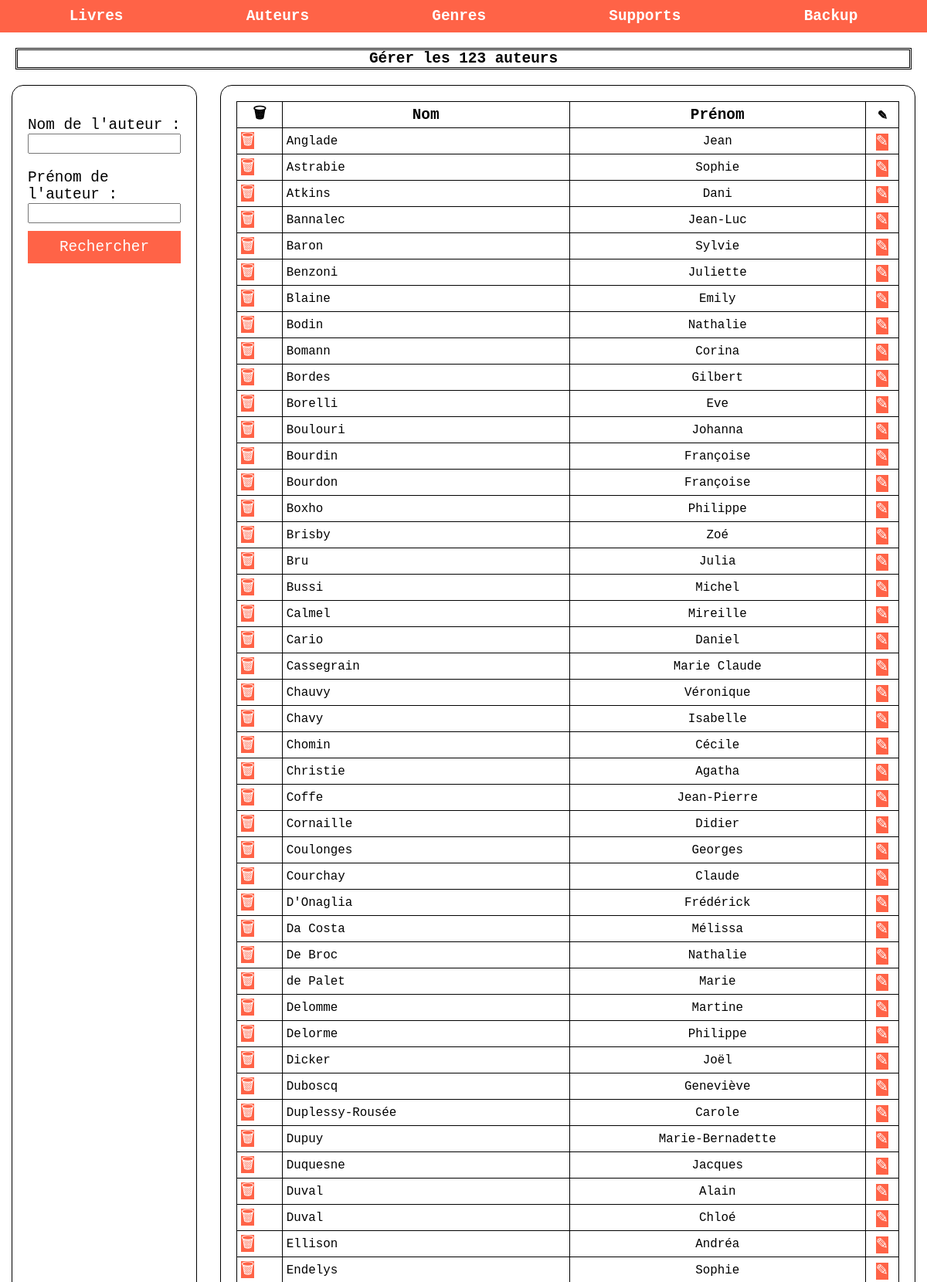
Page /?section=auteur&action=voir (upper part) on the committed database.
### tables this page shows
CREATE TABLE `auteur` (
  `auteur_id` int(11) NOT NULL,
  `nom` varchar(80) NOT NULL,
  `prenom` varchar(80) NOT NULL
);

### controllers/auteur/voir.php (called while the page is built, shortened)
<?php
$countAuteurs = 0;
$db = connexion();
if(isset($_POST["nom"], $_POST["prenom"])){
    $nom = "%".trim($_POST["nom"])."%";
    $prenom = "%".trim($_POST["prenom"])."%";
    $db = connexion();
    if(strlen($nom) > 0 && strlen($prenom)> 0){
        $requete= "select auteur_id, nom, prenom from auteur  where nom LIKE :nom AND prenom LIKE :prenom";
        $stmt = $db->prepare($requete);
        $stmt->execute(
            array(
            ':nom' => $nom,
            ':prenom' => $prenom
            )
        );
    }
    else {
        if(strlen($nom) == 0){
            $requete= "select auteur_id, nom, prenom from auteur  where prenom LIKE :prenom";
            $stmt = $db->prepare($requete);
            $stmt->execute(
                array(
                ':prenom' => $prenom
                )
            );
        }
        else {
            $requete= "select auteur_id, nom, prenom from auteur  where nom LIKE :nom";
            $stmt = $db->prepare($requete);
            $stmt->execute(
                array(
                ':nom' => $nom
                )
            );
        }
    }
    $auteurs = $stmt->fetchAll();
    $countAuteurs = count($auteurs);
}
else {
    $requete= "select auteur_id,nom, prenom from auteur";
    $stmt = $db->prepare($requete);
    $stmt->execute(
        array(
        )
    );
    $auteurs = $stmt->fetchAll();
    $countAuteurs = count($auteurs);
}
include("views/auteur/voir.php");
?>

### index.php (called while the page is built, shortened)
<?php
    include("views/html/header.php");
    include("views/html/menu.php");
    include("controllers/router.php");
    include("views/html/footer.php");
?>

### views/auteur/voir.php (the view, shortened to what this page needs)
<h2>Gérer les <?= $countAuteurs; ?> auteurs</h2>
<div class="flex row sa">
    <div id="gauche">
        <form action="#" method="post">
            <div class="flex col">
                <div class="flex col">
                    <label for="nom">Nom de l'auteur : </label>
                    <input type="text" name="nom" id="nom">
                </div>
                <div class="flex col">
                    <label for="prenom">Prénom de l'auteur : </label>
                    <input type="text" name="prenom" id="prenom">
                </div>
                <input type="submit" value="Rechercher" id="btn_search">
            </div>
        </form>
    </div>
    <div id="droite">
        <table>
            <thead>
            <tr>
                <th>🗑</th>
                <th>Nom</th>
                <th>Prénom</th>
                <th>✎</th>
            </tr>
            </thead>
            <tbody>
            <?php
            if(count($auteurs) > 0){
                foreach($auteurs as $auteur){
                    echo "<tr>";
                    echo "<td><a class='btn' href='?section=auteur&action=supprimer&id=".$auteur["auteur_id"]."'>🗑</a>";
                    echo "<td>" . $auteur["nom"] . "</td>";
                    echo "<td>" . $auteur["prenom"] . "</td>";
                    echo "<td><a class='btn' href='?section=auteur&action=modifier&id=".$auteur["auteur_id"]."'>✎</a>";
                    echo "</tr>";
                }
            }
            else {
                if(strlen($message) == 0){
                    $message = "Il n'y a pas de auteurs";
                }
            }
            ?>
             </tbody>
        </table>
    </div>
    </div>

### public/css/style.css (style rules this page uses)
* { margin:0; padding:0; box-sizing: border-box; font-family: monospace; font-size: 1.1rem }
table, td, th { border: 1px solid black; }
td { font-size: 0.9rem; }
td, th { text-align: center; }
td:nth-of-type(2), td:first-of-type { text-align: left; padding-left: 5px; }
table { border-collapse: collapse; width: 100%; }
.flex { display: flex; }
.row { flex-direction: row; }
.col { flex-direction: column; }
.sa { justify-content: space-around; }
#gauche, #droite { border: 1px solid black; border-radius: 15px; padding: 20px; }
#gauche { width: 20%; }
#droite { width: 75%; }
h1,h2 { text-align: center; margin: 20px; border : 3px black double; }
form div { margin : 10px 0; }
form input[type=submit], input[type=button] { width: 100%; background-color: tomato; border:none; padding : 10px; color : white; }
.btn { width: 100%; background-color: tomato; border:none; text-decoration: none; color : white; }

### rows in the picture
auteur: nom "Anglade", prenom "Jean"
auteur: nom "Astrabie", prenom "Sophie"
auteur: nom "Atkins", prenom "Dani"
auteur: nom "Bannalec", prenom "Jean-Luc"
auteur: nom "Baron", prenom "Sylvie"
auteur: nom "Benzoni", prenom "Juliette"
auteur: nom "Blaine", prenom "Emily"
auteur: nom "Bodin", prenom "Nathalie"
auteur: nom "Bomann", prenom "Corina"
auteur: nom "Bordes", prenom "Gilbert"
auteur: nom "Borelli", prenom "Eve"
auteur: nom "Boulouri", prenom "Johanna"
auteur: nom "Bourdin", prenom "Françoise"
auteur: nom "Bourdon", prenom "Françoise"
auteur: nom "Boxho", prenom "Philippe"
auteur: nom "Brisby", prenom "Zoé"
auteur: nom "Bru", prenom "Julia"
auteur: nom "Bussi", prenom "Michel"
auteur: nom "Calmel", prenom "Mireille"
auteur: nom "Cario", prenom "Daniel"
auteur: nom "Cassegrain", prenom "Marie Claude"
auteur: nom "Chauvy", prenom "Véronique"
auteur: nom "Chavy", prenom "Isabelle"
auteur: nom "Chomin", prenom "Cécile"
auteur: nom "Christie", prenom "Agatha"
auteur: nom "Coffe", prenom "Jean-Pierre"
auteur: nom "Cornaille", prenom "Didier"
auteur: nom "Coulonges", prenom "Georges"
auteur: nom "Courchay", prenom "Claude"
auteur: nom "D'Onaglia", prenom "Frédérick"
auteur: nom "Da Costa", prenom "Mélissa"
auteur: nom "De Broc", prenom "Nathalie"
auteur: nom "de Palet", prenom "Marie"
auteur: nom "Delomme", prenom "Martine"
auteur: nom "Delorme", prenom "Philippe"
auteur: nom "Dicker", prenom "Joël"
auteur: nom "Duboscq", prenom "Geneviève"
auteur: nom "Duplessy-Rousée", prenom "Carole"
auteur: nom "Dupuy", prenom "Marie-Bernadette"
auteur: nom "Duquesne", prenom "Jacques"
auteur: nom "Duval", prenom "Alain"
auteur: nom "Duval", prenom "Chloé"
auteur: nom "Ellison", prenom "Andréa"
auteur: nom "Endelys", prenom "Sophie"

### other values in the picture
$countAuteurs "123"
